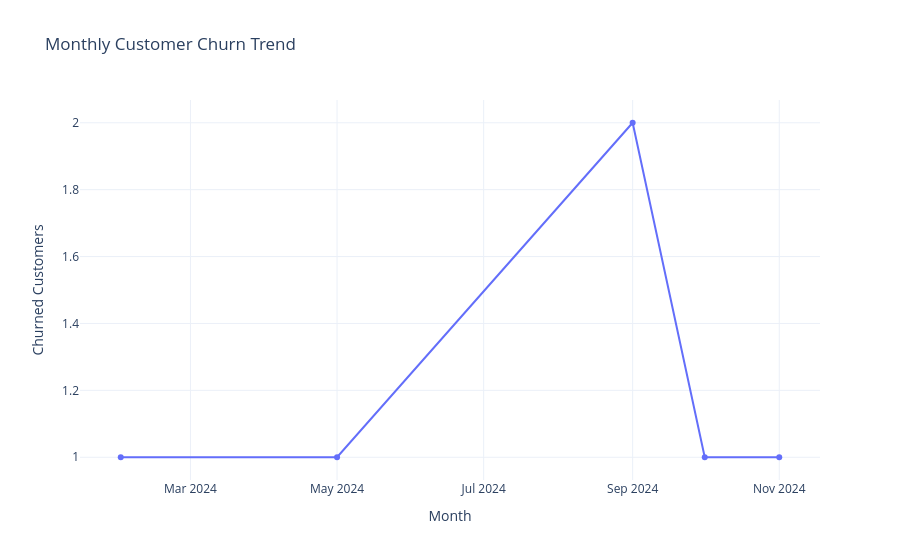

Source (notebook cell):
### Code cell
# Plot the monthly churn trend
fig = px.line(
    monthly_churn,
    x="month",
    y="churned_customers",
    markers=True,
    title="Monthly Customer Churn Trend",
    labels={
        "month": "Month",
        "churned_customers": "Churned Customers"
    }
)

fig.update_layout(
    template="plotly_white",
    xaxis_title="Month",
    yaxis_title="Churned Customers"
)

fig.show()

### Figure 1 — Plotly figure (JSON) as saved in the notebook; plotly's stock layout.template omitted (floating-point values rounded to 4 significant figures)
{"data": [{"hovertemplate": "Month=%{x}<br>Churned Customers=%{y}<extra></extra>", "legendgroup": "", "line": {"color": "#636efa", "dash": "solid"}, "marker": {"symbol": "circle"}, "mode": "lines+markers", "name": "", "orientation": "v", "showlegend": false, "type": "scatter", "x": ["2024-02-01T00:00:00.000000", "2024-05-01T00:00:00.000000", "2024-09-01T00:00:00.000000", "2024-10-01T00:00:00.000000", "2024-11-01T00:00:00.000000"], "xaxis": "x", "y": [1, 1, 2, 1, 1], "yaxis": "y"}], "layout": {"legend": {"tracegroupgap": 0}, "title": {"text": "Monthly Customer Churn Trend"}, "xaxis": {"anchor": "y", "domain": [0, 1], "title": {"text": "Month"}}, "yaxis": {"anchor": "x", "domain": [0, 1], "title": {"text": "Churned Customers"}}}}
